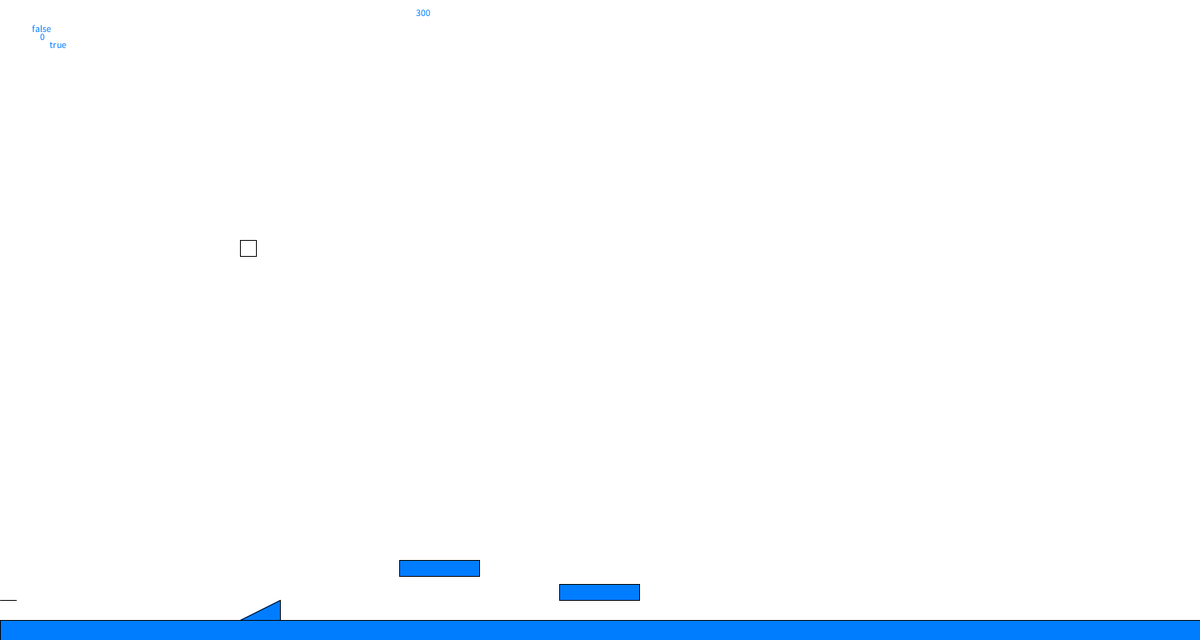
Frame 1 (no input)
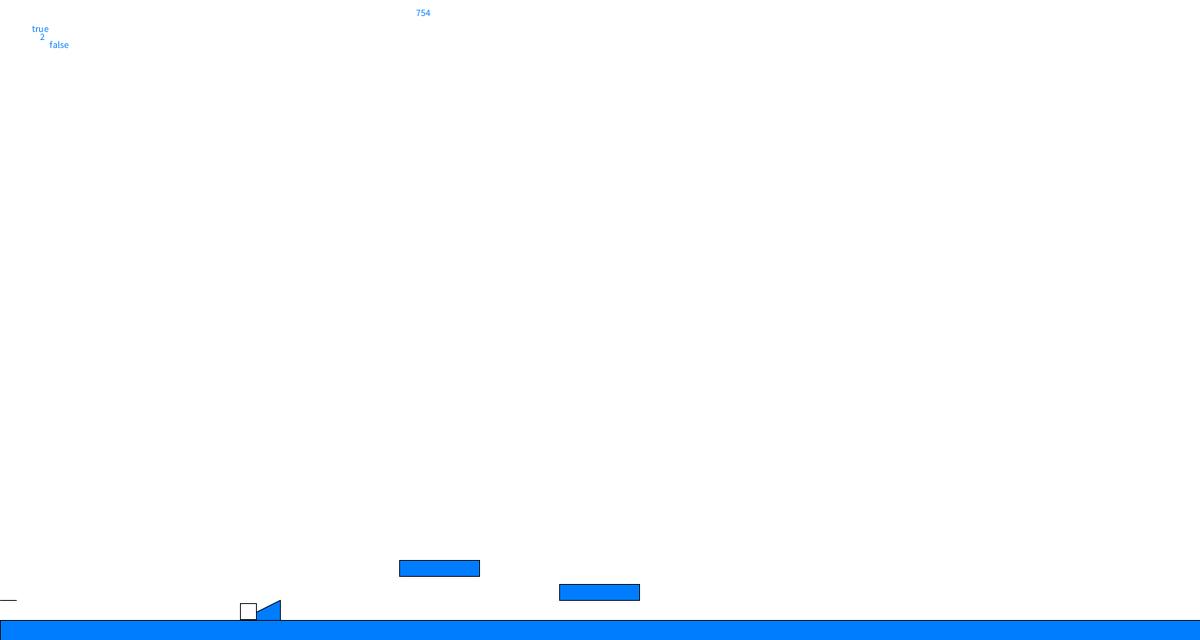
Frame 60 (the mouse pressed at the canvas centre just before this capture)
Frame 120 (the mouse held since frame 60 and released just before this capture): identical to frame 60, image omitted

The Processing sketch that drew these frames (run headless with seeded random() and noise(); from frame 60 on, the mouse is pressed at the canvas centre):

// Processing sketch: Test
// ── Test.pde
void setup() {
  size(1500, 800);
  background(255);
  frameRate(20);
}

int x = 300;
int y = 300;
int xv = 0;
int v = 0;
boolean left;
boolean right;
boolean fall = true;
boolean onSlope = false;
color black = color(0);
void draw() {
  background(-1);
  fill(0, 125, 255);
  rect(499, 700, 100, 20);
  rect(699, 730, 100, 20);
  line(0, 750, 20, 750);
  stroke(1);
  triangle(250, 800, 350, 800, 350, 750);
  stroke(0);
  rect(0, 775, 1500, 25);
  text((get(x, y + 21) == black) + " ", 40, 40);
  text(v, 50, 50);
  text(" " + fall, 60, 60);
  if (y < height - 21) {
    for (int i = 0; i < 21; i++) {
      for (int j = 1; j < Math.abs(v) + 1; j++) {
         fall = true;
      //corners
      /*if (i < xv && get(x + i + xv, y + 19) < -100000) {
        text(y + 19, 500, 20);
        stroke( color(255, 0, 0));
        fill( color(255, 0, 0));
        rect(x + i - 5, y + 14, 5, 5);
        x = 20;
      }*/
      //edges
        if (v < 0 && get(x + i, y - j) == black) {
          while (get(x + i, y - 1) != black) {
            y--;
          }
          v = 0;
          i = 21;
          j = Math.abs(v) + 1;
        }
        else if (left && get(x - 1 - xv, y + i) == black) {
          xv = 0;
          while (get(x - 1, y + i) != black) {
            x--;
          }
        }
        else if (right && get(x + 21 + xv, y + i) == black) {
          xv = 0;
          while (get(x + 21, y + i) != black) {
            x++;
          }
        }
        else if (v > 0 && get(x + i, y + 20 + j) == black) {
          while (get(x + i, y + 21) != black) {
            y++;
          }
          v = 2;
          fall = false;
          i = 21;
          j = Math.abs(v) + 1;
        }
        //slopes
      }
    }
    if (fall == true) {
      y = y + v;
      if (frameCount % 2 == 0) {
        v++;
      }
    }
  } else {
    y = height - 21;
    v = 0;
    fall = false;
  }
  if (left) {
    if (onSlope) {
      x -= 5;
      y -= 2.5;
    } else {
      x -= xv;
      xv = 5;
    }
  }
  if (right) {
    if (onSlope) {
      x += 5;
      y -= 2.5;
    } else {
      x += xv;
      xv = 5;
    }
  }
  text(y, 520, 20);
  fill(-1);
  rect(x, y, 20, 20);
}

void keyPressed() {
  if (keyCode == UP && fall == false) {
    v = -10;
    y -= 10;
    fall = true;
  }
  if (keyCode == LEFT) {
    left = true;
  }
  if (keyCode == RIGHT) {
    right = true;
  }
}

void keyReleased() {
  if (keyCode == LEFT) {
    left = false;
  }
  if (keyCode == RIGHT) {
    right = false;
  }
}
